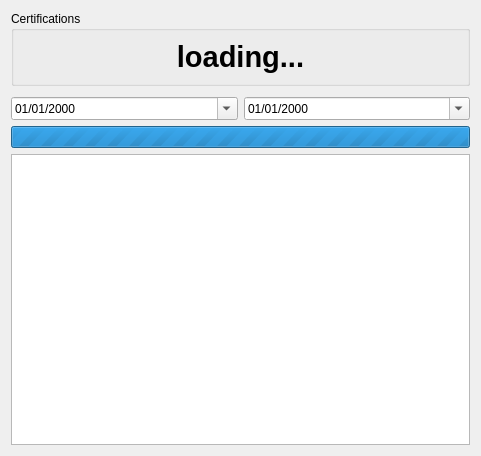
<?xml version="1.0" encoding="UTF-8"?>
<ui version="4.0">
 <class>certificationsTabWidget</class>
 <widget class="QWidget" name="certificationsTabWidget">
  <property name="geometry">
   <rect>
    <x>0</x>
    <y>0</y>
    <width>481</width>
    <height>456</height>
   </rect>
  </property>
  <property name="windowTitle">
   <string>Form</string>
  </property>
  <layout class="QVBoxLayout" name="verticalLayout">
   <item>
    <widget class="QGroupBox" name="groupbox_balance">
     <property name="title">
      <string>Certifications</string>
     </property>
     <layout class="QVBoxLayout" name="verticalLayout_4">
      <item>
       <widget class="QLabel" name="label_resume">
        <property name="font">
         <font>
          <pointsize>22</pointsize>
          <weight>75</weight>
          <bold>true</bold>
         </font>
        </property>
        <property name="text">
         <string>loading...</string>
        </property>
        <property name="alignment">
         <set>Qt::AlignHCenter|Qt::AlignTop</set>
        </property>
       </widget>
      </item>
     </layout>
    </widget>
   </item>
   <item>
    <layout class="QVBoxLayout" name="verticalLayout_3">
     <item>
      <layout class="QHBoxLayout" name="horizontalLayout_2">
       <property name="topMargin">
        <number>5</number>
       </property>
       <item>
        <widget class="QDateTimeEdit" name="date_from">
         <property name="displayFormat">
          <string>dd/MM/yyyy</string>
         </property>
         <property name="calendarPopup">
          <bool>true</bool>
         </property>
        </widget>
       </item>
       <item>
        <widget class="QDateTimeEdit" name="date_to">
         <property name="displayFormat">
          <string>dd/MM/yyyy</string>
         </property>
         <property name="calendarPopup">
          <bool>true</bool>
         </property>
        </widget>
       </item>
      </layout>
     </item>
     <item>
      <widget class="QProgressBar" name="progressbar">
       <property name="maximum">
        <number>0</number>
       </property>
       <property name="value">
        <number>-1</number>
       </property>
      </widget>
     </item>
     <item>
      <widget class="QTableView" name="table_history">
       <property name="contextMenuPolicy">
        <enum>Qt::CustomContextMenu</enum>
       </property>
       <property name="alternatingRowColors">
        <bool>true</bool>
       </property>
       <property name="showGrid">
        <bool>true</bool>
       </property>
       <attribute name="horizontalHeaderShowSortIndicator" stdset="0">
        <bool>true</bool>
       </attribute>
       <attribute name="horizontalHeaderStretchLastSection">
        <bool>true</bool>
       </attribute>
       <attribute name="verticalHeaderVisible">
        <bool>false</bool>
       </attribute>
      </widget>
     </item>
    </layout>
   </item>
  </layout>
 </widget>
 <resources>
  <include location="../icons/icons.qrc"/>
 </resources>
 <connections>
  <connection>
   <sender>table_history</sender>
   <signal>customContextMenuRequested(QPoint)</signal>
   <receiver>certificationsTabWidget</receiver>
   <slot>history_context_menu()</slot>
   <hints>
    <hint type="sourcelabel">
     <x>273</x>
     <y>183</y>
    </hint>
    <hint type="destinationlabel">
     <x>830</x>
     <y>802</y>
    </hint>
   </hints>
  </connection>
  <connection>
   <sender>date_from</sender>
   <signal>dateChanged(QDate)</signal>
   <receiver>certificationsTabWidget</receiver>
   <slot>dates_changed()</slot>
   <hints>
    <hint type="sourcelabel">
     <x>102</x>
     <y>28</y>
    </hint>
    <hint type="destinationlabel">
     <x>199</x>
     <y>149</y>
    </hint>
   </hints>
  </connection>
  <connection>
   <sender>date_to</sender>
   <signal>dateChanged(QDate)</signal>
   <receiver>certificationsTabWidget</receiver>
   <slot>dates_changed()</slot>
   <hints>
    <hint type="sourcelabel">
     <x>297</x>
     <y>28</y>
    </hint>
    <hint type="destinationlabel">
     <x>199</x>
     <y>149</y>
    </hint>
   </hints>
  </connection>
 </connections>
 <slots>
  <slot>history_context_menu()</slot>
  <slot>dates_changed()</slot>
 </slots>
</ui>
